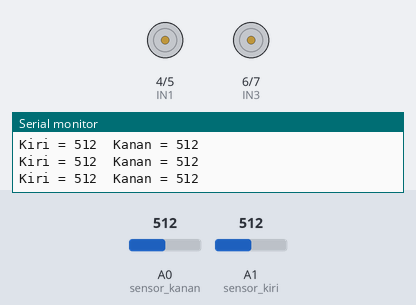
Recording of a sketch running on a simulated Arduino Uno, built with avr-gcc and run on an emulated ATmega328P. On the bench: motor-driver pin pairs drawn as motors (green arrow = first pin HIGH = forward, orange = second pin HIGH = backward, longer = more drive, scaled by the enable pin), the last lines printed to the serial monitor. Inputs (shaded band) come from the test bench; at power-on: A0 (sensor_kanan) = 512, A1 (sensor_kiri) = 512.

Above: at 1.2 s.
1.3 s: A0 (sensor_kanan) set to 56
4.3 s: A0 (sensor_kanan) set to 45
At 5.4 s:
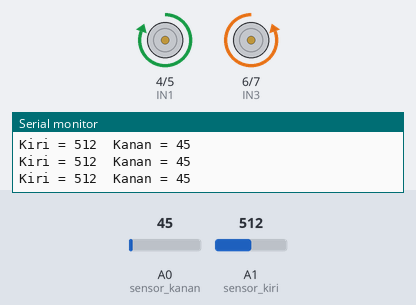
5.8 s: A1 (sensor_kiri) set to 53
8.8 s: A1 (sensor_kiri) set to 47
At 9.2 s:
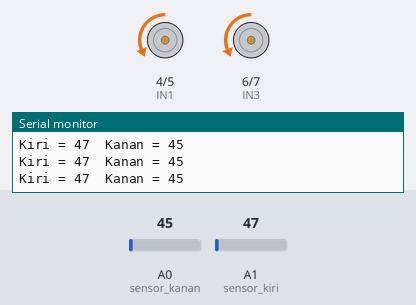
10.3 s: A1 (sensor_kiri) set to 122
At 10.9 s:
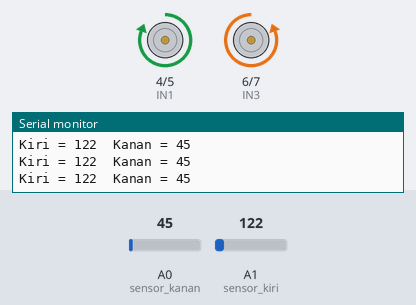
11.8 s: A0 (sensor_kanan) set to 1023
At 13.0 s:
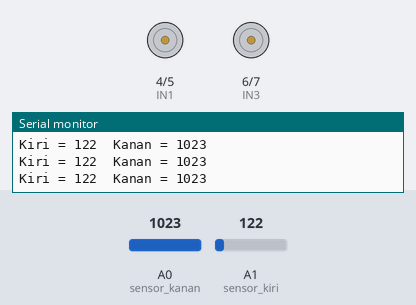
Timing chart, 0 to 14.8 s (numbered marks = the images above; inputs shaded):
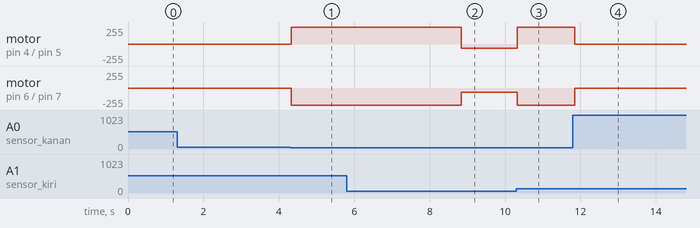

Measured:
- the behaviour switches between 51 and 50 on A0 (sensor_kanan) (found by bisection; images 0 and 1)
- the behaviour switches between 50 and 49 on A1 (sensor_kiri) (found by bisection; images 1 and 2)
- after the input at 4.3 s, motor on pin 4 (IN1) / pin 5 (IN2): stopped → forward 255/255 at once; motor on pin 6 (IN3) / pin 7 (IN4): stopped → backward 255/255 at once
- after the input at 8.8 s, motor on pin 4 (IN1) / pin 5 (IN2): forward 255/255 → backward 65/255 at once; motor on pin 6 (IN3) / pin 7 (IN4): backward 255/255 → backward 65/255 at once
- after the input at 10.3 s, motor on pin 4 (IN1) / pin 5 (IN2): backward 65/255 → forward 255/255 at once; motor on pin 6 (IN3) / pin 7 (IN4): backward 65/255 → backward 255/255 at once
- after the input at 11.8 s, motor on pin 4 (IN1) / pin 5 (IN2): forward 255/255 → stopped after 0.05 s; motor on pin 6 (IN3) / pin 7 (IN4): backward 255/255 → stopped after 0.05 s

The sketch:

simpleLineFollower.ino
```cpp
// deklarasi pin motor driver
#define ENA 9
#define IN1 4
#define IN2 5
#define IN3 6
#define IN4 7
#define ENB 10

// deklarasi pin sensor infrared
#define sensor_kanan A0
#define sensor_kiri A1

// membuat variable spd_belok untuk menampung nilai PWM
int spd_belok = 255;

void setup() {
  pinMode(ENA, OUTPUT);
  pinMode(ENB, OUTPUT);
  pinMode(IN1, OUTPUT);
  pinMode(IN2, OUTPUT);
  pinMode(IN3, OUTPUT);
  pinMode(IN4, OUTPUT);
  pinMode(sensor_kanan, INPUT);
  pinMode(sensor_kiri, INPUT);
  Serial.begin(9600);
}

void loop() {
  // membuat variable lokal untuk menyimpan nilai sensor kiri dan kanan
  int sKanan = analogRead(sensor_kanan);
  int sKiri = analogRead(sensor_kiri);

  // menampilkan nilai sensor ke serial monitor
  Serial.print("Kiri = ");
  Serial.print(sKiri);
  Serial.print("  ");
  Serial.print("Kanan = ");
  Serial.println(sKanan);

  // robot belok kiri jika nilai sensor kanan lebih kecil
  // dari 50 dan nilai sensor kiri lebih besar dari 50
  if (sKanan <= 50 && sKiri >= 50) {
    kiri();
  }

  // robot belok kanan jika nilai sensor kanan lebih besar
  // dari 50 dan nilai sensor kiri lebih kecil dari 50
  else if (sKanan >= 50 && sKiri <= 50) {
    kanan();
  }

  // robot akan berhenti jika nilai kedua sensor lebih dari 50
  else if (sKanan >= 50 && sKiri >= 50) {
    berhenti();
  }

  // robot maju jika nilai kedua sensor lebih kecil dari 50
  else {
    // memanggil method maju dengan nilai parameter PWM 65
    maju(65);
  }
}

// method maju
void maju(int spd_maju) {
  digitalWrite(IN1, LOW);
  digitalWrite(IN2, HIGH);
  digitalWrite(IN3, LOW);
  digitalWrite(IN4, HIGH);
  analogWrite(ENA, spd_maju);
  analogWrite(ENB, spd_maju);
}

// method belok kiri
void kiri() {
  digitalWrite(IN1, HIGH);
  digitalWrite(IN2, LOW);
  digitalWrite(IN3, LOW);
  digitalWrite(IN4, HIGH);
  analogWrite(ENA, spd_belok);
  analogWrite(ENB, spd_belok);
}

// method belok kanan
void kanan() {
  digitalWrite(IN1, LOW);
  digitalWrite(IN2, HIGH);
  digitalWrite(IN3, HIGH);
  digitalWrite(IN4, LOW);
  analogWrite(ENA, spd_belok);
  analogWrite(ENB, spd_belok);
}

// method berhenti
void berhenti() {
  digitalWrite(IN1, LOW);
  digitalWrite(IN2, LOW);
  digitalWrite(IN3, LOW);
  digitalWrite(IN4, LOW);
  analogWrite(ENA, 0);
  analogWrite(ENB, 0);
}
```
